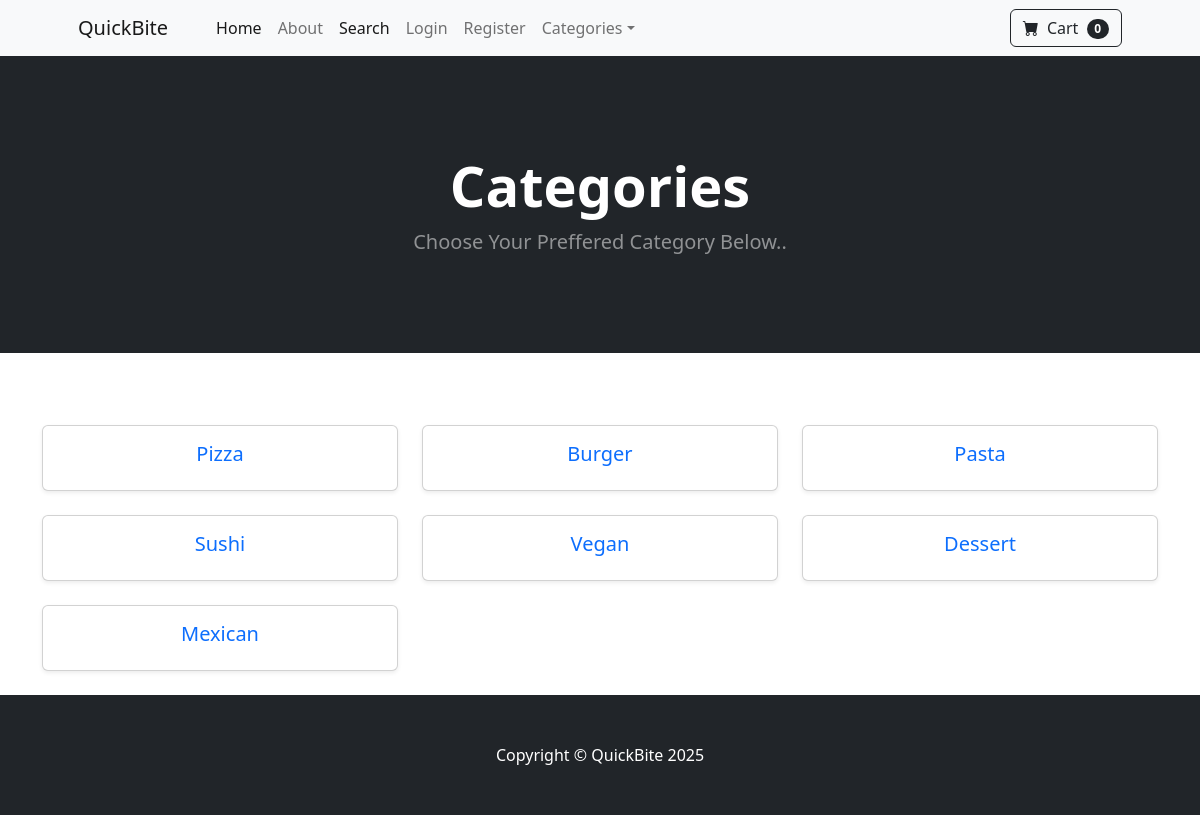
The app's page /category_summary/ with its own data.
### Food_Order_App/models.py (models this page shows)
class Category(models.Model):
    name = models.CharField(max_length=50)
    def __str__(self):
        return self.name
    class Meta:
        verbose_name_plural = 'categories'

### Food_Order_App/views.py (the view)
# urls.py: path("category_summary/" , views.category_summary, name = 'category_summary'),
def category_summary(request):
    categories = Category.objects.all()
    return render(request, 'category_summary.html', {"categories":categories})

### cart/cart.py (called while the page is built)
    def __len__(self):
        return len(self.cart)

### cart/context_proccesors.py (called while the page is built)
def cart(request):
    return {'cart':Cart(request)}

### Food_Order_App/templates/category_summary.html
{% extends 'base.html' %}
{% block content %}
<header class="bg-dark py-5">
            <div class="container px-4 px-lg-5 my-5">
                <div class="text-center text-white">
                    <h1 class="display-4 fw-bolder">Categories</h1>
                    <p class="lead fw-normal text-white-50 mb-0">Choose Your Preffered Category Below..</p>
                </div>
            </div>
</header>
<br>
<br>
<div class="container py-4">
  <div class="row row-cols-2 row-cols-md-3 g-4 text-center">
    {% for category in categories %}
    <div class="col">
      <a href="{% url 'category' category %}" class="card shadow-sm text-decoration-none">
        <div class="card-body">
          <h5 class="card-title">
                {{category}}
          </h5>
        </div>
      </a>
    </div>
     {% endfor %}
  </div>
</div>
{% endblock %}

### records on screen
Category: name "Pizza"
Category: name "Burger"
Category: name "Pasta"
Category: name "Sushi"
Category: name "Vegan"
Category: name "Dessert"
Category: name "Mexican"

### other values on screen
{{ cart|length }} "0"
